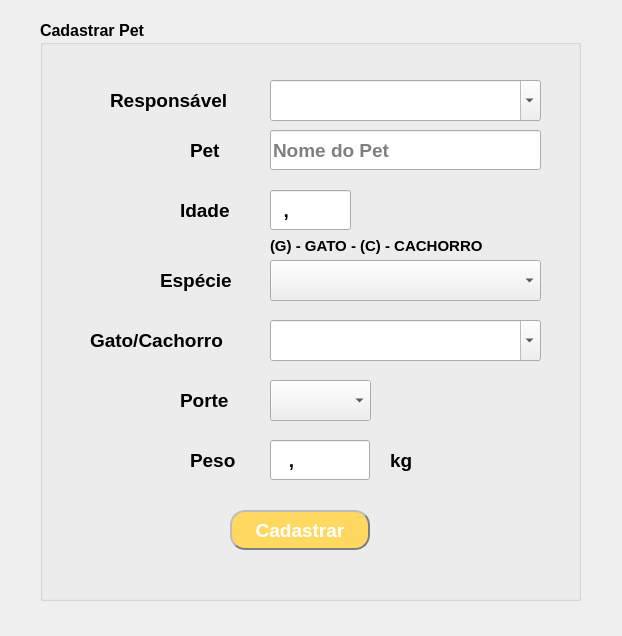
<?xml version="1.0" encoding="UTF-8"?>
<ui version="4.0">
 <author>LUCIO MARLON</author>
 <class>CadastrarPets</class>
 <widget class="QMainWindow" name="CadastrarPets">
  <property name="geometry">
   <rect>
    <x>0</x>
    <y>0</y>
    <width>622</width>
    <height>636</height>
   </rect>
  </property>
  <property name="minimumSize">
   <size>
    <width>622</width>
    <height>636</height>
   </size>
  </property>
  <property name="maximumSize">
   <size>
    <width>622</width>
    <height>636</height>
   </size>
  </property>
  <property name="windowTitle">
   <string>Cadastrar Pets</string>
  </property>
  <widget class="QWidget" name="centralwidget">
   <widget class="QGroupBox" name="groupBox">
    <property name="geometry">
     <rect>
      <x>40</x>
      <y>20</y>
      <width>541</width>
      <height>581</height>
     </rect>
    </property>
    <property name="font">
     <font>
      <pointsize>12</pointsize>
      <weight>75</weight>
      <bold>true</bold>
     </font>
    </property>
    <property name="title">
     <string>Cadastrar Pet</string>
    </property>
    <widget class="QLabel" name="label_7">
     <property name="geometry">
      <rect>
       <x>230</x>
       <y>210</y>
       <width>221</width>
       <height>31</height>
      </rect>
     </property>
     <property name="font">
      <font>
       <pointsize>11</pointsize>
      </font>
     </property>
     <property name="text">
      <string>(G) - GATO - (C) - CACHORRO</string>
     </property>
    </widget>
    <widget class="QPushButton" name="btnCadastrarpet">
     <property name="geometry">
      <rect>
       <x>190</x>
       <y>490</y>
       <width>140</width>
       <height>40</height>
      </rect>
     </property>
     <property name="font">
      <font>
       <pointsize>14</pointsize>
       <weight>75</weight>
       <bold>true</bold>
      </font>
     </property>
     <property name="styleSheet">
      <string notr="true">color: rgb(255, 255, 255);
background-color: rgb(255, 216, 98);
border-style: outset;
border-width: 2px;
border-radius: 15px; 
border-color: rgb(126, 126, 126);</string>
     </property>
     <property name="text">
      <string>Cadastrar</string>
     </property>
    </widget>
    <widget class="QLabel" name="label_5">
     <property name="geometry">
      <rect>
       <x>140</x>
       <y>360</y>
       <width>61</width>
       <height>41</height>
      </rect>
     </property>
     <property name="font">
      <font>
       <pointsize>14</pointsize>
      </font>
     </property>
     <property name="text">
      <string>Porte</string>
     </property>
    </widget>
    <widget class="QComboBox" name="ComboPorte">
     <property name="geometry">
      <rect>
       <x>230</x>
       <y>360</y>
       <width>101</width>
       <height>41</height>
      </rect>
     </property>
     <property name="font">
      <font>
       <pointsize>14</pointsize>
      </font>
     </property>
    </widget>
    <widget class="QLineEdit" name="txtPeso">
     <property name="geometry">
      <rect>
       <x>230</x>
       <y>420</y>
       <width>100</width>
       <height>40</height>
      </rect>
     </property>
     <property name="font">
      <font>
       <pointsize>14</pointsize>
      </font>
     </property>
     <property name="inputMask">
      <string>###,##</string>
     </property>
     <property name="maxLength">
      <number>6</number>
     </property>
     <property name="placeholderText">
      <string>kg</string>
     </property>
    </widget>
    <widget class="QLabel" name="label_10">
     <property name="geometry">
      <rect>
       <x>350</x>
       <y>420</y>
       <width>31</width>
       <height>41</height>
      </rect>
     </property>
     <property name="font">
      <font>
       <pointsize>14</pointsize>
      </font>
     </property>
     <property name="text">
      <string>kg</string>
     </property>
    </widget>
    <widget class="QComboBox" name="ComboRaca">
     <property name="geometry">
      <rect>
       <x>230</x>
       <y>300</y>
       <width>271</width>
       <height>41</height>
      </rect>
     </property>
     <property name="font">
      <font>
       <pointsize>14</pointsize>
      </font>
     </property>
     <property name="editable">
      <bool>true</bool>
     </property>
    </widget>
    <widget class="QLabel" name="label_11">
     <property name="geometry">
      <rect>
       <x>50</x>
       <y>300</y>
       <width>151</width>
       <height>41</height>
      </rect>
     </property>
     <property name="font">
      <font>
       <pointsize>14</pointsize>
      </font>
     </property>
     <property name="text">
      <string>Gato/Cachorro</string>
     </property>
    </widget>
    <widget class="QLabel" name="label_9">
     <property name="geometry">
      <rect>
       <x>150</x>
       <y>420</y>
       <width>51</width>
       <height>41</height>
      </rect>
     </property>
     <property name="font">
      <font>
       <pointsize>14</pointsize>
      </font>
     </property>
     <property name="text">
      <string>Peso</string>
     </property>
    </widget>
    <widget class="QLabel" name="label_4">
     <property name="geometry">
      <rect>
       <x>120</x>
       <y>240</y>
       <width>71</width>
       <height>41</height>
      </rect>
     </property>
     <property name="font">
      <font>
       <pointsize>14</pointsize>
      </font>
     </property>
     <property name="text">
      <string>Espécie</string>
     </property>
    </widget>
    <widget class="QComboBox" name="ComboEspecie">
     <property name="geometry">
      <rect>
       <x>230</x>
       <y>240</y>
       <width>271</width>
       <height>41</height>
      </rect>
     </property>
     <property name="font">
      <font>
       <pointsize>14</pointsize>
      </font>
     </property>
     <property name="editable">
      <bool>false</bool>
     </property>
     <property name="currentText">
      <string/>
     </property>
     <property name="minimumContentsLength">
      <number>3</number>
     </property>
    </widget>
    <widget class="QLineEdit" name="txtIdade">
     <property name="geometry">
      <rect>
       <x>230</x>
       <y>170</y>
       <width>81</width>
       <height>40</height>
      </rect>
     </property>
     <property name="font">
      <font>
       <pointsize>14</pointsize>
      </font>
     </property>
     <property name="inputMask">
      <string>##,##</string>
     </property>
     <property name="maxLength">
      <number>5</number>
     </property>
    </widget>
    <widget class="QLabel" name="label_3">
     <property name="geometry">
      <rect>
       <x>140</x>
       <y>170</y>
       <width>61</width>
       <height>41</height>
      </rect>
     </property>
     <property name="font">
      <font>
       <pointsize>14</pointsize>
      </font>
     </property>
     <property name="text">
      <string>Idade</string>
     </property>
    </widget>
    <widget class="QLabel" name="label">
     <property name="geometry">
      <rect>
       <x>150</x>
       <y>110</y>
       <width>41</width>
       <height>41</height>
      </rect>
     </property>
     <property name="font">
      <font>
       <pointsize>14</pointsize>
      </font>
     </property>
     <property name="text">
      <string>Pet</string>
     </property>
    </widget>
    <widget class="QLabel" name="label_2">
     <property name="geometry">
      <rect>
       <x>70</x>
       <y>60</y>
       <width>121</width>
       <height>41</height>
      </rect>
     </property>
     <property name="font">
      <font>
       <pointsize>14</pointsize>
      </font>
     </property>
     <property name="text">
      <string>Responsável</string>
     </property>
    </widget>
    <widget class="QComboBox" name="ComboNome">
     <property name="geometry">
      <rect>
       <x>230</x>
       <y>60</y>
       <width>271</width>
       <height>41</height>
      </rect>
     </property>
     <property name="font">
      <font>
       <pointsize>14</pointsize>
      </font>
     </property>
     <property name="editable">
      <bool>true</bool>
     </property>
    </widget>
    <widget class="QLineEdit" name="txtNomepet">
     <property name="geometry">
      <rect>
       <x>230</x>
       <y>110</y>
       <width>271</width>
       <height>40</height>
      </rect>
     </property>
     <property name="font">
      <font>
       <pointsize>14</pointsize>
      </font>
     </property>
     <property name="inputMask">
      <string/>
     </property>
     <property name="maxLength">
      <number>45</number>
     </property>
     <property name="placeholderText">
      <string>Nome do Pet</string>
     </property>
    </widget>
   </widget>
  </widget>
 </widget>
 <layoutdefault spacing="6" margin="9"/>
 <tabstops>
  <tabstop>ComboNome</tabstop>
  <tabstop>txtNomepet</tabstop>
  <tabstop>txtIdade</tabstop>
  <tabstop>ComboEspecie</tabstop>
  <tabstop>ComboRaca</tabstop>
  <tabstop>ComboPorte</tabstop>
  <tabstop>txtPeso</tabstop>
  <tabstop>btnCadastrarpet</tabstop>
 </tabstops>
 <resources/>
 <connections/>
 <designerdata>
  <property name="gridDeltaX">
   <number>10</number>
  </property>
  <property name="gridDeltaY">
   <number>10</number>
  </property>
  <property name="gridSnapX">
   <bool>true</bool>
  </property>
  <property name="gridSnapY">
   <bool>true</bool>
  </property>
  <property name="gridVisible">
   <bool>true</bool>
  </property>
 </designerdata>
</ui>
